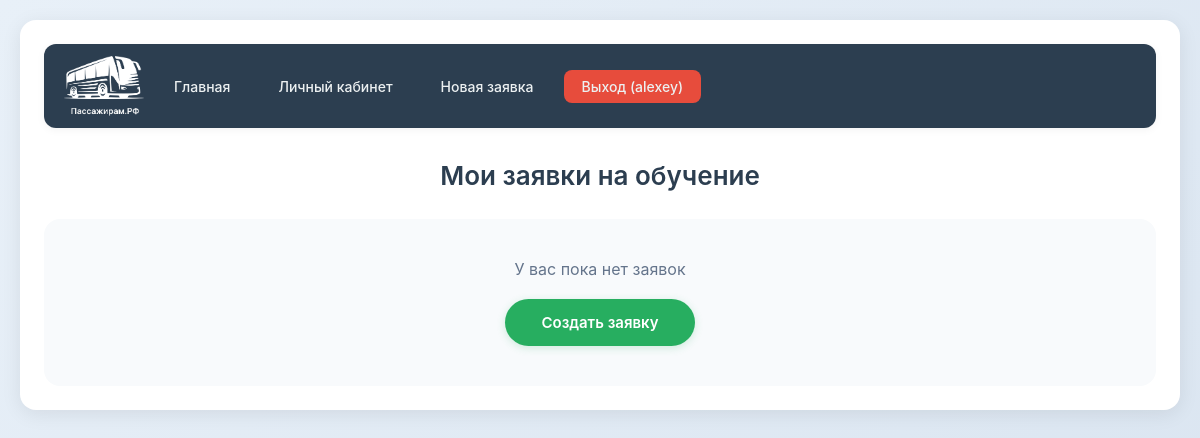
Before: /applications/ (signed in) with the older database file.
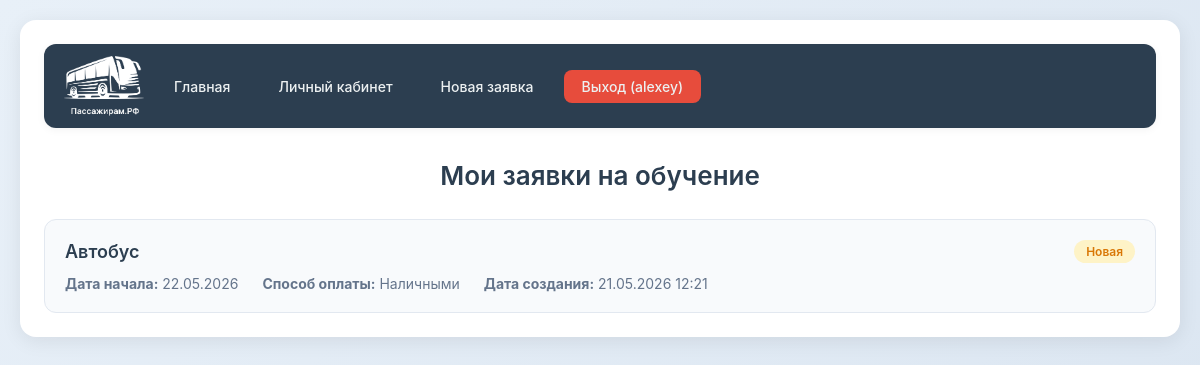
After: the same page with the newer database file.
### main/models.py (models this page shows, shortened)
class User(AbstractUser):
    full_name = models.CharField(max_length=255)
    phone = models.CharField(max_length=20)
    email = models.EmailField()

class Application(models.Model):
    COURSE_CHOICES = [
        ('bus', 'Автобус'),
        ('electrobus', 'Электробус'),
        ('tram', 'Трамвай'),
    ]
    PAYMENT_CHOICES = [
        ('cash', 'Наличными'),
        ('transfer', 'Перевод по номеру телефона'),
    ]
    STATUS_CHOICES = [
        ('new', 'Новая'),
        ('studying', 'Идет обучение'),
        ('completed', 'Обучение завершено'),
    ]
    user = models.ForeignKey(User, on_delete=models.CASCADE, related_name='applications')
    course_name = models.CharField(max_length=50, choices=COURSE_CHOICES)
    start_date = models.DateField()
    payment_method = models.CharField(max_length=20, choices=PAYMENT_CHOICES)
    status = models.CharField(max_length=20, choices=STATUS_CHOICES, default='new')
    created_at = models.DateTimeField(auto_now_add=True)

### main/views.py (the view)
# urls.py: path('applications/', views.applications_view, name='applications'),
@login_required
def applications_view(request):
    user_applications = Application.objects.filter(user=request.user).order_by('-created_at')
    return render(request, 'applications.html', {'applications': user_applications})

### main/templates/applications.html (shortened to what this page needs)
{% extends 'base.html' %}
{% block content %}
<div class="applications-container">
    <h2 class="page-title">Мои заявки на обучение</h2>
    {% if applications %}
    <div class="applications-list">
        {% for app in applications %}
        <div class="application-card">
            <div class="application-header">
                <span class="application-course">{{ app.get_course_name_display }}</span>
                <span class="application-status status-{{ app.status }}">{{ app.get_status_display }}</span>
            </div>
            <div class="application-details">
                <p><strong>Дата начала:</strong> {{ app.start_date|date:"d.m.Y" }}</p>
                <p><strong>Способ оплаты:</strong> {{ app.get_payment_method_display }}</p>
                <p><strong>Дата создания:</strong> {{ app.created_at|date:"d.m.Y H:i" }}</p>
            </div>
        </div>
        {% endfor %}
    </div>
    {% else %}
    <div class="empty-state">
        <p>У вас пока нет заявок</p>
        <a href="{% url 'create_application' %}" class="action-button">Создать заявку</a>
    </div>
    {% endif %}
</div>
{% endblock %}

### main/templates/base.html (shortened to what this page needs)
<!DOCTYPE html>
<html>
<head>
    {% load static %}
    <link rel="stylesheet" href="{% static 'css/style.css' %}">
</head>
<body>
    <div class="portal-container">
        <div class="main-navigation">
            <img src="static/img/logo.png" alt="Лого" class='logotip'>
            <a href="{% url 'home' %}"" class=" nav-link">Главная</a>
            {% if user.is_authenticated %}
            <a href="{% url 'applications' %}" class="nav-link">Личный кабинет</a>
            <a href="{% url 'create_application' %}" class="nav-link">Новая заявка</a>
            <a href="{% url 'logout' %}" class="nav-link logout-link">Выход ({{ user.username }})</a>
            {% else %}
            <a href="{% url 'login' %}" class="nav-link">Вход</a>
            <a href="{% url 'register' %}" class="nav-link register-link">Регистрация</a>
            {% endif %}
        </div>
        {% block content %}{% endblock %}
    </div>
</body>
</html>

### static/css/style.css (style rules this page uses)
* { margin: 0; padding: 0; box-sizing: border-box; }
body { font-family: -apple-system, BlinkMacSystemFont, 'Segoe UI', Roboto, Arial, sans-serif; background: linear-gradient(135deg, #e8f0f8 0%, #d9e4f0 100%); padding: 20px; color: #2c3e50; min-height: 100vh; }
.portal-container { max-width: 1200px; margin: 0 auto; background: #ffffff; border-radius: 16px; padding: 24px; box-shadow: 0 4px 20px rgba(0, 0, 0, 0.08); }
.logotip { width: 80px; height: 60px; }
.main-navigation { background: #2c3e50; padding: 12px 20px; margin-bottom: 32px; border-radius: 12px; display: flex; flex-wrap: wrap; gap: 12px; align-items: center; box-shadow: 0 2px 8px rgba(0, 0, 0, 0.05); }
.nav-link { color: #ecf0f1; text-decoration: none; padding: 8px 18px; border-radius: 8px; transition: all 0.2s ease; font-size: 14px; font-weight: 500; }
.logout-link { background: #e74c3c; }
.page-title { margin-bottom: 28px; color: #2c3e50; text-align: center; font-size: 26px; font-weight: 600; }
.applications-container { margin-top: 20px; }
.applications-list { display: flex; flex-direction: column; gap: 16px; }
.application-card { background: #f8fafc; border-radius: 12px; padding: 20px; border: 1px solid #e2e8f0; transition: all 0.2s ease; }
.application-header { display: flex; justify-content: space-between; align-items: center; margin-bottom: 12px; flex-wrap: wrap; gap: 10px; }
.application-course { font-size: 18px; font-weight: 600; color: #2c3e50; }
.application-status { padding: 4px 12px; border-radius: 20px; font-size: 12px; font-weight: 600; }
.status-new { background: #fef3c7; color: #d97706; }
.application-details { display: flex; gap: 24px; flex-wrap: wrap; font-size: 14px; color: #64748b; }
.application-details p { margin: 0; }

Changed rows visible on the page:
added Application: course_name "Автобус", status "Новая", start_date "22.05.2026", payment_method "Наличными", created_at "21.05.2026 12:21"
Other visible differences:
text no longer shown: "У вас пока нет заявок Создать заявку"
